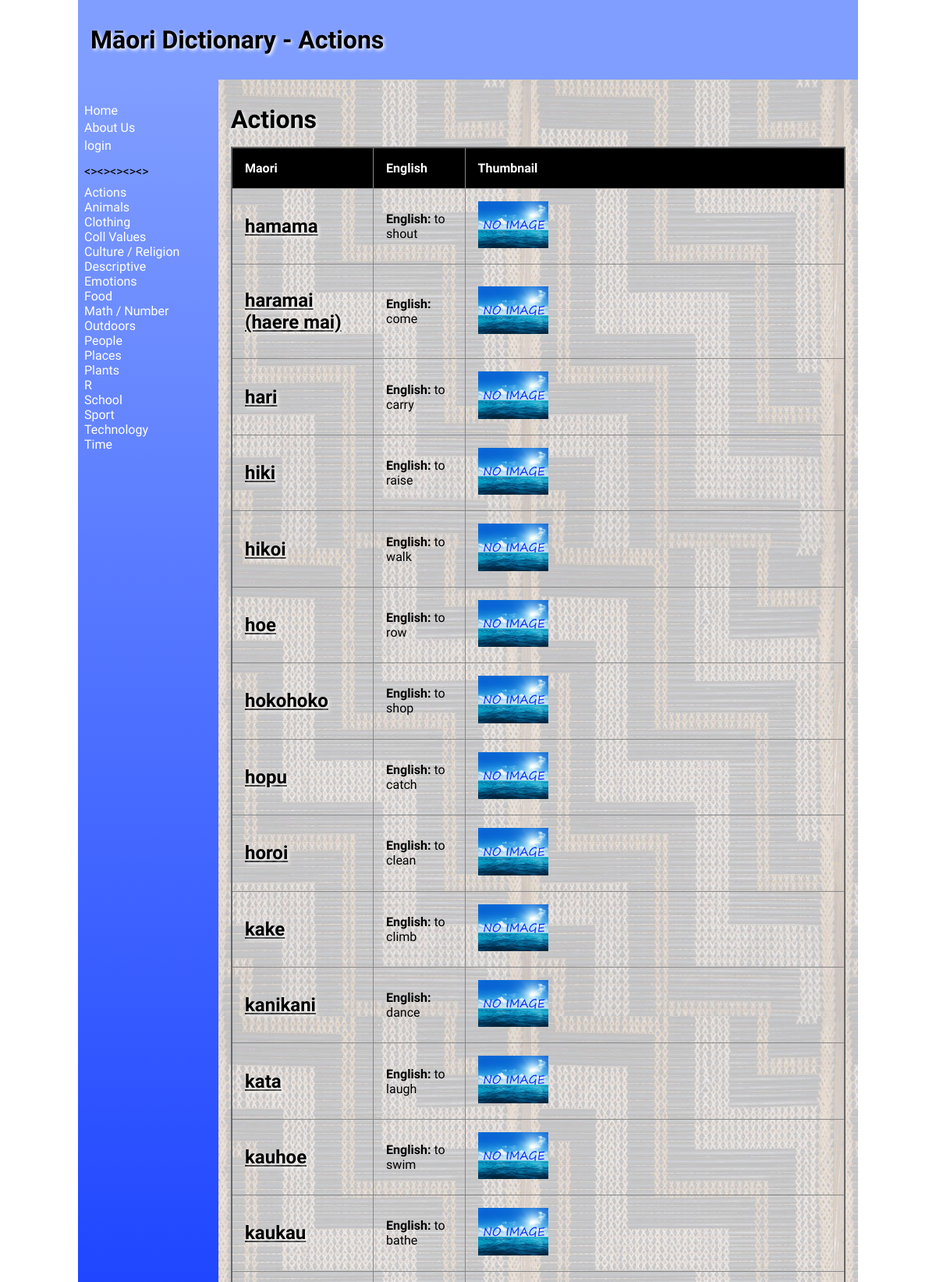
Page /catagories/1 (upper part) on the committed database.
### tables this page shows
CREATE TABLE "catalist"
(
    catali  varchar(30),
    cata_id integer
        constraint catalist_pk
            primary key autoincrement
);

CREATE TABLE "product"
(
    name_id    integer
        constraint product_pk
            primary key autoincrement,
    name       varchar(30),
    english    varchar(30),
    definition varchar(300),
    level      integer,
    image      varchar(100),
    cata_id    integer
        constraint product_catalist_cata_id_fk
            references catalist
            on update cascade on delete cascade,
    date_time  datetime,
    edited_by  varchar(30)
);

### app.py (the view)
@app.route("/catagories/<cata_id>", methods=["GET", "POST"])  # displays the words in the category selected by the user
def render_catagories(cata_id):
    cata_list = sidenav1()  # showing categories
    con = create_connection(DB_NAME)
    query = """SELECT name_id, name,
    english, cata_id, definition, level, image FROM product WHERE cata_id=? ORDER BY name, english"""
    cur = con.cursor()
    cur.execute(query, (cata_id,))
    maori_list = cur.fetchall()  # putting the words into a list
    con = create_connection(DB_NAME)
    query = """SELECT cata_id, catali FROM catalist WHERE cata_id=?"""  # finding the category name and info
    cur = con.cursor()
    cur.execute(query, (cata_id,))
    cata_names_list = cur.fetchall()  # putting names into list
    con.close()
    return render_template("catagories.html", cata_names_list=cata_names_list, catagories=cata_list, maori=maori_list,
                           logged_in=is_logged_in(), teacher=is_teacher())

### app.py (called while the page is built)
def create_connection(db_file):  # connect to the database
    try:
        connection = sqlite3.connect(db_file)
        return connection
    except Error as e:
        print(e)
    return None

def sidenav1():  # this function grabs all of the items from the product table and puts them into a list for the sidenav
    con = create_connection(DB_NAME)
    query = """SELECT cata_id, catali FROM catalist ORDER BY catali"""
    cur = con.cursor()
    cur.execute(query)
    cata_list = cur.fetchall()
    con.commit()
    con.close()
    return cata_list

def is_logged_in():  # checking session for email to determine if a user is logged in
    if session.get("email") is None:
        print("not logged in")
        return False
    else:
        print("logged in")
        return True

def is_teacher():  # checking session for email to determine if the user is a teacher
    if session.get("teacher") == "on":
        print("is Teacher")
        return True
    else:
        print("not Teacher")
        return False

### templates/catagories.html (shortened to what this page needs)
{% extends 'base1.html' %}
{% block heading %} - {{ cata_names_list[0][1] }}{% endblock %}
{% block main %}
        <h1>{{ cata_names_list[0][1] }} </h1>
        <table>
            <tr>
                <th>Maori</th>
                <th>English</th>
                <th>Thumbnail</th>
            </tr>
        {% for product in maori %}
        <tr>
            <td><a href="/name/{{product[0]}}"><h2>{{ product[1] }}</h2></a></td>
            <td><p><strong>English: </strong>{{ product[2] }}</p></td>
            <td><img src="/static/images/{{ product[6] }}" class="tableImage"></td>
        </tr>
        {% endfor %}
        </table>
{% endblock %}

### templates/base1.html (shortened to what this page needs)
<!doctype html>
<html lang="en">
<head>
	<link href="{{ url_for('static', filename='style.css') }}" rel="stylesheet">
</head>
<body>
	<div id="container">
		<header>
			<h1>Māori Dictionary{% block heading %}{% endblock %}</h1>
		</header>
		<nav>
			<ul>
                <li><a href="\">Home</a></li>
            <a href="/contact">About Us</a><li>
			{% if logged_in %}
			<a href="/logout">logout</a><li>
			{% else %}
            <a href="/login">login</a><li>
			{% endif %}
				<p><><><><><></p>
			{% for catalist in catagories %}
        <div>
            <a href="/catagories/{{ catalist[0] }}">{{ catalist[1] }}</a>
        </div>
    		{% endfor %}
			</ul>
		</nav>
		<main>
            {% block main%}{% endblock %}
        </main>
	</div>
</body>
</html>

### static/style.css (style rules this page uses)
* { font-family: Comfortaa, sans-serif; margin: 0; padding: 0; box-sizing: border-box; }
#container { display: grid; grid-template-columns: 75px auto; grid-template-areas: 'nav header' 'main main' 'footer footer'; }
header { grid-area: header; background-color: #809eff; padding: 1rem; }
nav { grid-area: nav; }
main { grid-area: main; padding: 1rem; background-color: #edd; }
h1, h2, h3, h4 { padding: 1rem 0; font-family: 'Suez One', serif; color: #000; text-shadow: 2px 2px 4px #fff; }
p { padding: 0.5rem 0; }
a { color: #222; }
img { width: 100%; }
.tableImage { max-width: 20%; }
table { width: 100%; border: 2px solid #666; border-collapse: collapse; }
th, td { border: 1px solid #888; padding: 1rem; text-align: left; }
th { background-color: #000; color: #fff; }
@media only screen and (min-width: 768px) { #container { grid-template-columns: 180px auto; grid-template-areas: 'header header' 'nav main' 'footer footer'; } }
@media only screen and (min-width: 768px) { nav { background: linear-gradient(180deg, rgb(128, 158, 255) 0%, rgb(0, 42, 255) 50%, rgb(128, 158, 255) 100%); padding: 0.5rem; } }
@media only screen and (min-width: 768px) { nav ul { list-style: none; } }
@media only screen and (min-width: 768px) { nav li { padding: 0.2rem 0; } }
@media only screen and (min-width: 768px) { nav a { color: #fff; text-decoration: none; } }
@media only screen and (min-width: 768px) { main { background-image: url('poutama.jpg'); background-color: rgba(0, 59, 255, 0.18); } }
@media only screen and (min-width: 1000px) { #container { width: 1000px; margin: auto; } }

### rows in the picture
catalist: catali "Actions"
catalist: catali "Animals"
catalist: catali "Clothing"
catalist: catali "Coll Values"
catalist: catali "Culture / Religion"
catalist: catali "Descriptive"
catalist: catali "Emotions"
catalist: catali "Food"
catalist: catali "Math / Number"
catalist: catali "Outdoors"
catalist: catali "People"
catalist: catali "Places"
catalist: catali "Plants"
catalist: catali "R"
catalist: catali "School"
catalist: catali "Sport"
catalist: catali "Technology"
catalist: catali "Time"
product: name "hamama", english "to shout", image (placeholder picture)
product: name "haramai (haere mai)", english "come", image (placeholder picture)
product: name "hari", english "to carry", image (placeholder picture)
product: name "hiki", english "to raise", image (placeholder picture)
product: name "hikoi", english "to walk", image (placeholder picture)
product: name "hoe", english "to row", image (placeholder picture)
product: name "hokohoko", english "to shop", image (placeholder picture)
product: name "hopu", english "to catch", image (placeholder picture)
product: name "horoi", english "to clean", image (placeholder picture)
product: name "kake", english "to climb", image (placeholder picture)
product: name "kanikani", english "dance", image (placeholder picture)
product: name "kata", english "to laugh", image (placeholder picture)
product: name "kauhoe", english "to swim", image (placeholder picture)
product: name "kaukau", english "to bathe", image (placeholder picture)
